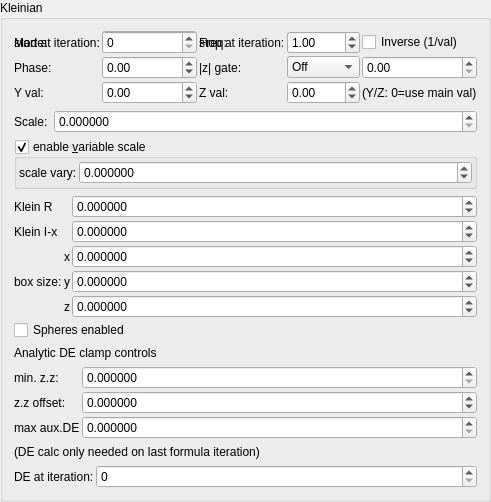
    <widget class="QGroupBox" name="groupBox_6">
     <property name="title">
      <string>Kleinian</string>
     </property>
     <layout class="QVBoxLayout" name="verticalLayout_11">
      <item>
       <layout class="QGridLayout" name="gridLayout_65">
        <property name="spacing">
         <number>2</number>
        </property>
        <item row="1" column="3">
         <widget class="MySpinBox" name="spinboxInt_transf_multiplier_stop_iter_5">
          <property name="sizePolicy">
           <sizepolicy hsizetype="Minimum" vsizetype="Maximum">
            <horstretch>0</horstretch>
            <verstretch>0</verstretch>
           </sizepolicy>
          </property>
          <property name="maximum">
           <number>999</number>
          </property>
         </widget>
        </item>
      <item row="1" column="0">
       <widget class="QLabel"><property name="text"><string>Mode:</string></property></widget>
      </item>
      <item row="1" column="1">
       <widget class="MyComboBox" name="comboBox_transf_multiplier_value_mode_5">
        <item><property name="text"><string notr="true">Constant</string></property></item>
        <item><property name="text"><string notr="true">Sine</string></property></item>
        <item><property name="text"><string notr="true">Ramp</string></property></item>
        <item><property name="text"><string notr="true">Exponential</string></property></item>
        <item><property name="text"><string notr="true">Triangle</string></property></item>
        <item><property name="text"><string notr="true">Square</string></property></item>
        <item><property name="text"><string notr="true">Smoothstep</string></property></item>
        <item><property name="text"><string notr="true">Noise</string></property></item>
        <item><property name="text"><string notr="true">Ping-pong</string></property></item>
        <item><property name="text"><string notr="true">Stepped</string></property></item>
       </widget>
      </item>
      <item row="1" column="2">
       <widget class="QLabel"><property name="text"><string>Freq:</string></property></widget>
      </item>
      <item row="1" column="3">
       <widget class="MyDoubleSpinBox" name="spinbox_transf_multiplier_frequency_5">
        <property name="minimum"><double>0.01</double></property><property name="maximum"><double>100.0</double></property>
        <property name="singleStep"><double>0.1</double></property><property name="value"><double>1.0</double></property>
       </widget>
      </item>
      <item row="1" column="4" colspan="2">
       <widget class="MyCheckBox" name="checkBox_transf_multiplier_inverse_5">
        <property name="text"><string>Inverse (1/val)</string></property>
       </widget>
      </item>
      <item row="2" column="0">
       <widget class="QLabel"><property name="text"><string>Phase:</string></property></widget>
      </item>
      <item row="2" column="1">
       <widget class="MyDoubleSpinBox" name="spinbox_transf_multiplier_phase_5">
        <property name="minimum"><double>-10.0</double></property><property name="maximum"><double>10.0</double></property>
        <property name="singleStep"><double>0.1</double></property><property name="value"><double>0.0</double></property>
       </widget>
      </item>
      <item row="2" column="2">
       <widget class="QLabel"><property name="text"><string>|z| gate:</string></property></widget>
      </item>
      <item row="2" column="3">
       <widget class="MyComboBox" name="comboBox_transf_multiplier_threshold_mode_5">
        <item><property name="text"><string notr="true">Off</string></property></item>
        <item><property name="text"><string notr="true">&gt; thresh</string></property></item>
        <item><property name="text"><string notr="true">&lt; thresh</string></property></item>
       </widget>
      </item>
      <item row="2" column="4" colspan="2">
       <widget class="MyDoubleSpinBox" name="spinbox_transf_multiplier_threshold_5">
        <property name="minimum"><double>0.0</double></property><property name="maximum"><double>1000.0</double></property>
        <property name="singleStep"><double>0.1</double></property><property name="value"><double>0.0</double></property>
       </widget>
      </item>
      <item row="3" column="0">
       <widget class="QLabel"><property name="text"><string>Y val:</string></property></widget>
      </item>
      <item row="3" column="1">
       <widget class="MyDoubleSpinBox" name="spinbox_transf_multiplier_scale_y_5">
        <property name="minimum"><double>-100.0</double></property><property name="maximum"><double>100.0</double></property>
        <property name="singleStep"><double>0.01</double></property><property name="value"><double>0.0</double></property>
       </widget>
      </item>
      <item row="3" column="2">
       <widget class="QLabel"><property name="text"><string>Z val:</string></property></widget>
      </item>
      <item row="3" column="3">
       <widget class="MyDoubleSpinBox" name="spinbox_transf_multiplier_scale_z_5">
        <property name="minimum"><double>-100.0</double></property><property name="maximum"><double>100.0</double></property>
        <property name="singleStep"><double>0.01</double></property><property name="value"><double>0.0</double></property>
       </widget>
      </item>
      <item row="3" column="4" colspan="2">
       <widget class="QLabel"><property name="text"><string notr="true">(Y/Z: 0=use main val)</string></property></widget>
      </item>
        <item row="1" column="1">
         <widget class="MySpinBox" name="spinboxInt_transf_multiplier_start_iter_5">
          <property name="sizePolicy">
           <sizepolicy hsizetype="Minimum" vsizetype="Maximum">
            <horstretch>0</horstretch>
            <verstretch>0</verstretch>
           </sizepolicy>
          </property>
          <property name="maximum">
           <number>999</number>
          </property>
         </widget>
        </item>
        <item row="1" column="0">
         <widget class="QLabel" name="label_254">
          <property name="text">
           <string>start at iteration:</string>
          </property>
         </widget>
        </item>
        <item row="1" column="2">
         <widget class="QLabel" name="label_255">
          <property name="text">
           <string>stop at iteration:</string>
          </property>
         </widget>
        </item>
       </layout>
      </item>
      <item>
       <layout class="QGridLayout" name="gridLayout_9" columnstretch="0,1">
        <item row="1" column="1">
         <widget class="MyDoubleSpinBox" name="spinbox_transf_scale_1">
          <property name="sizePolicy">
           <sizepolicy hsizetype="Minimum" vsizetype="Maximum">
            <horstretch>0</horstretch>
            <verstretch>0</verstretch>
           </sizepolicy>
          </property>
          <property name="prefix">
           <string/>
          </property>
          <property name="suffix">
           <string/>
          </property>
          <property name="decimals">
           <number>6</number>
          </property>
          <property name="minimum">
           <double>0.000000000000000</double>
          </property>
          <property name="maximum">
           <double>99.989999999999995</double>
          </property>
          <property name="singleStep">
           <double>0.100000000000000</double>
          </property>
         </widget>
        </item>
        <item row="1" column="0">
         <widget class="QLabel" name="label_24">
          <property name="text">
           <string>Scale:</string>
          </property>
         </widget>
        </item>
       </layout>
      </item>
      <item>
       <widget class="MyGroupBox" name="groupCheck_transf_function_enabledK_false">
        <property name="title">
         <string>enable &amp;variable scale</string>
        </property>
        <property name="checkable">
         <bool>true</bool>
        </property>
        <layout class="QVBoxLayout" name="verticalLayout_16" stretch="0">
         <property name="spacing">
          <number>2</number>
         </property>
         <property name="leftMargin">
          <number>2</number>
         </property>
         <property name="topMargin">
          <number>2</number>
         </property>
         <property name="rightMargin">
          <number>2</number>
         </property>
         <property name="bottomMargin">
          <number>2</number>
         </property>
         <item>
          <layout class="QGridLayout" name="gridLayout_31" columnstretch="0,1">
           <property name="spacing">
            <number>2</number>
           </property>
           <item row="1" column="0">
            <widget class="QLabel" name="label_145">
             <property name="text">
              <string>scale vary:</string>
             </property>
            </widget>
           </item>
           <item row="1" column="1">
            <widget class="MyDoubleSpinBox" name="spinbox_transf_scale_vary_0">
             <property name="sizePolicy">
              <sizepolicy hsizetype="Minimum" vsizetype="Maximum">
               <horstretch>0</horstretch>
               <verstretch>0</verstretch>
              </sizepolicy>
             </property>
             <property name="prefix">
              <string/>
             </property>
             <property name="suffix">
              <string/>
             </property>
             <property name="decimals">
              <number>6</number>
             </property>
             <property name="minimum">
              <double>-99.989999999999995</double>
             </property>
             <property name="maximum">
              <double>99.989999999999995</double>
             </property>
             <property name="singleStep">
              <double>0.010000000000000</double>
             </property>
            </widget>
           </item>
          </layout>
         </item>
        </layout>
       </widget>
      </item>
      <item>
       <layout class="QGridLayout" name="gridLayout_35" columnstretch="0,0,1">
        <property name="spacing">
         <number>2</number>
        </property>
        <item row="2" column="0" rowspan="3">
         <widget class="QLabel" name="label_272">
          <property name="text">
           <string>box size:</string>
          </property>
         </widget>
        </item>
        <item row="3" column="1">
         <widget class="QLabel" name="label_128">
          <property name="text">
           <string notr="true">y</string>
          </property>
         </widget>
        </item>
        <item row="3" column="2">
         <widget class="MyDoubleSpinBox" name="spinbox3_transf_offset_111_y">
          <property name="sizePolicy">
           <sizepolicy hsizetype="Minimum" vsizetype="Maximum">
            <horstretch>0</horstretch>
            <verstretch>0</verstretch>
           </sizepolicy>
          </property>
          <property name="font">
           <font>
            <weight>50</weight>
            <bold>false</bold>
           </font>
          </property>
          <property name="prefix">
           <string/>
          </property>
          <property name="suffix">
           <string/>
          </property>
          <property name="decimals">
           <number>6</number>
          </property>
          <property name="minimum">
           <double>-99.989999999999995</double>
          </property>
          <property name="maximum">
           <double>99.989999999999995</double>
          </property>
          <property name="singleStep">
           <double>0.100000000000000</double>
          </property>
         </widget>
        </item>
        <item row="2" column="1">
         <widget class="QLabel" name="label_130">
          <property name="text">
           <string notr="true">x</string>
          </property>
         </widget>
        </item>
        <item row="1" column="0">
         <widget class="QLabel" name="label_265">
          <property name="font">
           <font>
            <weight>50</weight>
            <bold>false</bold>
           </font>
          </property>
          <property name="text">
           <string>Klein I-x</string>
          </property>
         </widget>
        </item>
        <item row="1" column="2">
         <widget class="MyDoubleSpinBox" name="spinbox_transf_offset">
          <property name="sizePolicy">
           <sizepolicy hsizetype="Minimum" vsizetype="Maximum">
            <horstretch>0</horstretch>
            <verstretch>0</verstretch>
           </sizepolicy>
          </property>
          <property name="font">
           <font>
            <weight>50</weight>
            <bold>false</bold>
           </font>
          </property>
          <property name="prefix">
           <string/>
          </property>
          <property name="suffix">
           <string/>
          </property>
          <property name="decimals">
           <number>6</number>
          </property>
          <property name="minimum">
           <double>-99.989999999999995</double>
          </property>
          <property name="maximum">
           <double>99.989999999999995</double>
          </property>
          <property name="singleStep">
           <double>0.010000000000000</double>
          </property>
         </widget>
        </item>
        <item row="2" column="2">
         <widget class="MyDoubleSpinBox" name="spinbox3_transf_offset_111_x">
          <property name="sizePolicy">
           <sizepolicy hsizetype="Minimum" vsizetype="Maximum">
            <horstretch>0</horstretch>
            <verstretch>0</verstretch>
           </sizepolicy>
          </property>
          <property name="font">
           <font>
            <weight>50</weight>
            <bold>false</bold>
           </font>
          </property>
          <property name="prefix">
           <string/>
          </property>
          <property name="suffix">
           <string/>
          </property>
          <property name="decimals">
           <number>6</number>
          </property>
          <property name="minimum">
           <double>-99.989999999999995</double>
          </property>
          <property name="maximum">
           <double>99.989999999999995</double>
          </property>
          <property name="singleStep">
           <double>0.100000000000000</double>
          </property>
         </widget>
        </item>
        <item row="4" column="1">
         <widget class="QLabel" name="label_129">
          <property name="text">
           <string notr="true">z</string>
          </property>
         </widget>
        </item>
        <item row="0" column="0">
         <widget class="QLabel" name="label_257">
          <property name="font">
           <font>
            <weight>50</weight>
            <bold>false</bold>
           </font>
          </property>
          <property name="text">
           <string>Klein R</string>
          </property>
         </widget>
        </item>
        <item row="5" column="0" colspan="3">
         <widget class="MyCheckBox" name="checkBox_transf_spheres_enabled">
          <property name="text">
           <string>Spheres enabled</string>
          </property>
         </widget>
        </item>
        <item row="0" column="2">
         <widget class="MyDoubleSpinBox" name="spinbox_transf_folding_value">
          <property name="sizePolicy">
           <sizepolicy hsizetype="Minimum" vsizetype="Maximum">
            <horstretch>0</horstretch>
            <verstretch>0</verstretch>
           </sizepolicy>
          </property>
          <property name="font">
           <font>
            <weight>50</weight>
            <bold>false</bold>
           </font>
          </property>
          <property name="prefix">
           <string/>
          </property>
          <property name="suffix">
           <string/>
          </property>
          <property name="decimals">
           <number>6</number>
          </property>
          <property name="minimum">
           <double>-99.989999999999995</double>
          </property>
          <property name="maximum">
           <double>99.989999999999995</double>
          </property>
          <property name="singleStep">
           <double>0.010000000000000</double>
          </property>
         </widget>
        </item>
        <item row="4" column="2">
         <widget class="MyDoubleSpinBox" name="spinbox3_transf_offset_111_z">
          <property name="sizePolicy">
           <sizepolicy hsizetype="Minimum" vsizetype="Maximum">
            <horstretch>0</horstretch>
            <verstretch>0</verstretch>
           </sizepolicy>
          </property>
          <property name="font">
           <font>
            <weight>50</weight>
            <bold>false</bold>
           </font>
          </property>
          <property name="prefix">
           <string/>
          </property>
          <property name="suffix">
           <string/>
          </property>
          <property name="decimals">
           <number>6</number>
          </property>
          <property name="minimum">
           <double>-99.989999999999995</double>
          </property>
          <property name="maximum">
           <double>99.989999999999995</double>
          </property>
          <property name="singleStep">
           <double>0.100000000000000</double>
          </property>
         </widget>
        </item>
       </layout>
      </item>
      <item>
       <widget class="QLabel" name="label_271">
        <property name="font">
         <font>
          <weight>50</weight>
          <bold>false</bold>
         </font>
        </property>
        <property name="text">
         <string>Analytic DE clamp controls</string>
        </property>
       </widget>
      </item>
      <item>
       <layout class="QGridLayout" name="gridLayout_83" columnstretch="0,1">
        <property name="spacing">
         <number>2</number>
        </property>
        <item row="2" column="1">
         <widget class="MyDoubleSpinBox" name="spinbox_analyticDE_tweak_005">
          <property name="sizePolicy">
           <sizepolicy hsizetype="Minimum" vsizetype="Maximum">
            <horstretch>0</horstretch>
            <verstretch>0</verstretch>
           </sizepolicy>
          </property>
          <property name="toolTip">
           <string>&lt;html&gt;&lt;head/&gt;&lt;body&gt;&lt;p&gt;Clamps are only variable in slot#1,&lt;/p&gt;&lt;p&gt;in other slots they are set to default&lt;/p&gt;&lt;/body&gt;&lt;/html&gt;</string>
          </property>
          <property name="prefix">
           <string/>
          </property>
          <property name="suffix">
           <string/>
          </property>
          <property name="decimals">
           <number>6</number>
          </property>
          <property name="minimum">
           <double>0.000000000000000</double>
          </property>
          <property name="maximum">
           <double>99.989999999999995</double>
          </property>
          <property name="singleStep">
           <double>0.100000000000000</double>
          </property>
         </widget>
        </item>
        <item row="4" column="1">
         <widget class="MyDoubleSpinBox" name="spinbox_analyticDE_offset_1">
          <property name="sizePolicy">
           <sizepolicy hsizetype="Minimum" vsizetype="Maximum">
            <horstretch>0</horstretch>
            <verstretch>0</verstretch>
           </sizepolicy>
          </property>
          <property name="toolTip">
           <string>&lt;html&gt;&lt;head/&gt;&lt;body&gt;&lt;p&gt;Clamps are only variable in slot#1,&lt;/p&gt;&lt;p&gt;in other slots they are set to default&lt;/p&gt;&lt;/body&gt;&lt;/html&gt;</string>
          </property>
          <property name="prefix">
           <string/>
          </property>
          <property name="suffix">
           <string/>
          </property>
          <property name="decimals">
           <number>6</number>
          </property>
          <property name="minimum">
           <double>0.000000000000000</double>
          </property>
          <property name="maximum">
           <double>99.989999999999995</double>
          </property>
          <property name="singleStep">
           <double>0.100000000000000</double>
          </property>
         </widget>
        </item>
        <item row="2" column="0">
         <widget class="QLabel" name="label_256">
          <property name="text">
           <string>min. z.z:</string>
          </property>
         </widget>
        </item>
        <item row="4" column="0">
         <widget class="QLabel" name="label_258">
          <property name="text">
           <string>max aux.DE</string>
          </property>
         </widget>
        </item>
        <item row="3" column="0">
         <widget class="QLabel" name="label_269">
          <property name="text">
           <string>z.z offset:</string>
          </property>
         </widget>
        </item>
        <item row="3" column="1">
         <widget class="MyDoubleSpinBox" name="spinbox_analyticDE_offset_0">
          <property name="sizePolicy">
           <sizepolicy hsizetype="Minimum" vsizetype="Maximum">
            <horstretch>0</horstretch>
            <verstretch>0</verstretch>
           </sizepolicy>
          </property>
          <property name="toolTip">
           <string>&lt;html&gt;&lt;head/&gt;&lt;body&gt;&lt;p&gt;Clamps are only variable in slot#1,&lt;/p&gt;&lt;p&gt;in other slots they are set to default&lt;/p&gt;&lt;/body&gt;&lt;/html&gt;</string>
          </property>
          <property name="prefix">
           <string/>
          </property>
          <property name="suffix">
           <string/>
          </property>
          <property name="decimals">
           <number>6</number>
          </property>
          <property name="minimum">
           <double>-99.989999999999995</double>
          </property>
          <property name="maximum">
           <double>99.989999999999995</double>
          </property>
          <property name="singleStep">
           <double>0.100000000000000</double>
          </property>
          <property name="value">
           <double>0.000000000000000</double>
          </property>
         </widget>
        </item>
       </layout>
      </item>
      <item>
       <widget class="QLabel" name="label_281">
        <property name="font">
         <font>
          <weight>50</weight>
          <bold>false</bold>
         </font>
        </property>
        <property name="text">
         <string>(DE calc only needed on last formula iteration)</string>
        </property>
       </widget>
      </item>
      <item>
       <layout class="QGridLayout" name="gridLayout_64" columnstretch="0,0,1">
        <property name="spacing">
         <number>2</number>
        </property>
        <item row="1" column="1">
         <widget class="QLabel" name="label_250">
          <property name="text">
           <string>DE at iteration:</string>
          </property>
         </widget>
        </item>
        <item row="1" column="2">
         <widget class="MySpinBox" name="spinboxInt_transf_start_iterations_G">
          <property name="sizePolicy">
           <sizepolicy hsizetype="Minimum" vsizetype="Maximum">
            <horstretch>0</horstretch>
            <verstretch>0</verstretch>
           </sizepolicy>
          </property>
          <property name="maximum">
           <number>999</number>
          </property>
         </widget>
        </item>
       </layout>
      </item>
     </layout>
    </widget>
